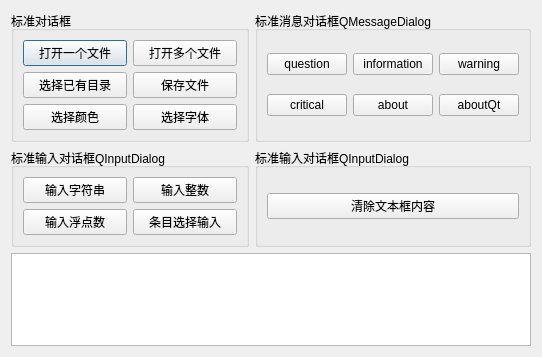
<?xml version="1.0" encoding="UTF-8"?>
<ui version="4.0">
 <class>Dialog</class>
 <widget class="QDialog" name="Dialog">
  <property name="geometry">
   <rect>
    <x>0</x>
    <y>0</y>
    <width>542</width>
    <height>357</height>
   </rect>
  </property>
  <property name="windowTitle">
   <string>标准对话框的使用</string>
  </property>
  <layout class="QGridLayout" name="gridLayout_5">
   <item row="0" column="0">
    <widget class="QGroupBox" name="groupBox">
     <property name="title">
      <string>标准对话框</string>
     </property>
     <layout class="QGridLayout" name="gridLayout">
      <item row="0" column="0">
       <widget class="QPushButton" name="btnOpen">
        <property name="text">
         <string>打开一个文件</string>
        </property>
       </widget>
      </item>
      <item row="0" column="1">
       <widget class="QPushButton" name="btnOpenMulti">
        <property name="text">
         <string>打开多个文件</string>
        </property>
       </widget>
      </item>
      <item row="1" column="0">
       <widget class="QPushButton" name="btnSelDir">
        <property name="text">
         <string>选择已有目录</string>
        </property>
       </widget>
      </item>
      <item row="1" column="1">
       <widget class="QPushButton" name="btnSave">
        <property name="text">
         <string>保存文件</string>
        </property>
       </widget>
      </item>
      <item row="2" column="0">
       <widget class="QPushButton" name="btnColor">
        <property name="text">
         <string>选择颜色</string>
        </property>
       </widget>
      </item>
      <item row="2" column="1">
       <widget class="QPushButton" name="btnFont">
        <property name="text">
         <string>选择字体</string>
        </property>
       </widget>
      </item>
     </layout>
    </widget>
   </item>
   <item row="2" column="0" colspan="2">
    <widget class="QPlainTextEdit" name="plainTextEdit"/>
   </item>
   <item row="1" column="0">
    <widget class="QGroupBox" name="groupBox_2">
     <property name="title">
      <string>标准输入对话框QInputDialog</string>
     </property>
     <layout class="QGridLayout" name="gridLayout_2">
      <item row="0" column="0">
       <widget class="QPushButton" name="pushButton_13">
        <property name="text">
         <string>输入字符串</string>
        </property>
       </widget>
      </item>
      <item row="0" column="1">
       <widget class="QPushButton" name="pushButton_14">
        <property name="text">
         <string>输入整数</string>
        </property>
       </widget>
      </item>
      <item row="1" column="0">
       <widget class="QPushButton" name="pushButton_16">
        <property name="text">
         <string>输入浮点数</string>
        </property>
       </widget>
      </item>
      <item row="1" column="1">
       <widget class="QPushButton" name="pushButton_15">
        <property name="text">
         <string>条目选择输入</string>
        </property>
       </widget>
      </item>
     </layout>
    </widget>
   </item>
   <item row="0" column="1">
    <widget class="QGroupBox" name="groupBox_3">
     <property name="title">
      <string>标准消息对话框QMessageDialog</string>
     </property>
     <layout class="QGridLayout" name="gridLayout_3">
      <item row="0" column="0">
       <widget class="QPushButton" name="pushButton_7">
        <property name="text">
         <string>question</string>
        </property>
       </widget>
      </item>
      <item row="0" column="1">
       <widget class="QPushButton" name="pushButton_8">
        <property name="text">
         <string>information</string>
        </property>
       </widget>
      </item>
      <item row="0" column="2">
       <widget class="QPushButton" name="pushButton_9">
        <property name="text">
         <string>warning</string>
        </property>
       </widget>
      </item>
      <item row="1" column="0">
       <widget class="QPushButton" name="pushButton_12">
        <property name="text">
         <string>critical</string>
        </property>
       </widget>
      </item>
      <item row="1" column="1">
       <widget class="QPushButton" name="pushButton_11">
        <property name="text">
         <string>about</string>
        </property>
       </widget>
      </item>
      <item row="1" column="2">
       <widget class="QPushButton" name="pushButton_10">
        <property name="text">
         <string>aboutQt</string>
        </property>
       </widget>
      </item>
     </layout>
    </widget>
   </item>
   <item row="1" column="1">
    <widget class="QGroupBox" name="groupBox_4">
     <property name="title">
      <string>标准输入对话框QInputDialog</string>
     </property>
     <layout class="QGridLayout" name="gridLayout_4">
      <item row="0" column="0">
       <widget class="QPushButton" name="pushButton_17">
        <property name="text">
         <string>清除文本框内容</string>
        </property>
       </widget>
      </item>
     </layout>
    </widget>
   </item>
  </layout>
 </widget>
 <resources/>
 <connections/>
</ui>
